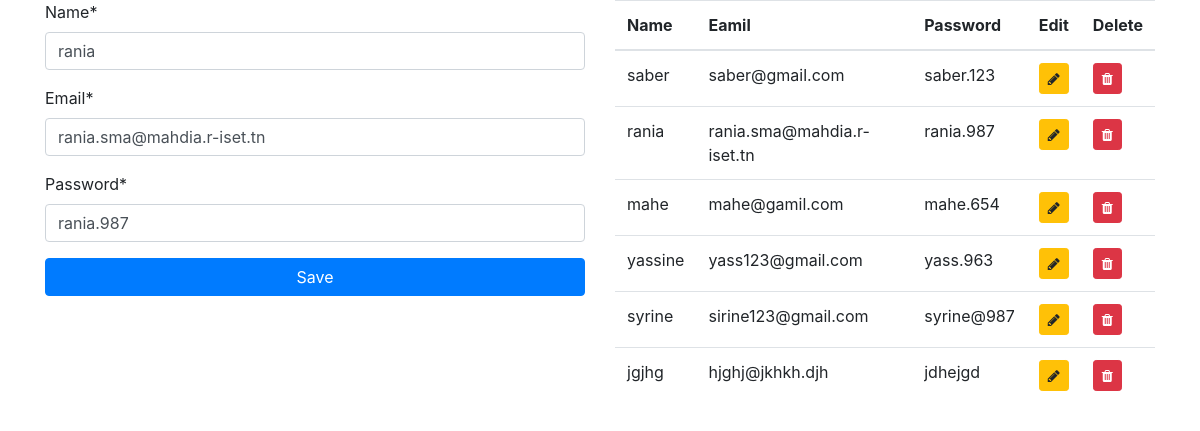
Page /crud/update/2 on the committed database.
### crud/models.py (models this page shows)
class MyUser(models.Model):
    name=models.CharField(max_length=200)
    email=models.CharField(max_length=200)
    password=models.CharField(max_length=200)

### crud/views.py (the view)
# urls.py: path('update/<int:id>',views.update_user, name="create_user"),
def update_user(request, id):
    id = MyUser.objects.get(id=id)
    form = MyUserForms(request.POST or None, instance=id)
    if form.is_valid():
        form.save()
        return redirect ('/crud')
    return render(request,'index.html',{'form':form, 'users':MyUser.objects.all()})

### crud/forms.py
class MyUserForms(forms.ModelForm):
    class Meta:
        model = MyUser
        fields = ['name','email','password']

### crud/templates/index.html (shortened to what this page needs)
<!DOCTYPE html>
<html lang="en">
<head>
    <link rel="stylesheet" href="https://stackpath.bootstrapcdn.com/bootstrap/4.5.0/css/bootstrap.min.css"
>
    <link rel="stylesheet" href="https://stackpath.bootstrapcdn.com/font-awesome/4.7.0/css/font-awesome.min.css">
</head>
<body>
    <div class="container">
        {% load crispy_forms_tags %}
        <div class="row">
            <div class="col-lg-6">
                <form action="" method="POST">
                    {{form|crispy}}
                    <button type="submit" class="btn btn-block btn-primary">Save</button>
                </form>
            </div>
            <div class="col-lg-6">
                <table class="table">
                    <thead>
                        <th>Name</th>
                        <th>Eamil</th>
                        <th>Password</th>
                        <th>Edit</th>
                        <th>Delete</th>
                    </thead>
                    <tbody>
                        {% for i in users %}
                        <tr>
                            <td>{{i.name}}</td>
                            <td>{{i.email}}</td>
                            <td>{{i.password}}</td>
                            <td>
                                <a class="btn btn-sm btn-warning" href="/crud/update/{{i.id}}">
                                <i class="fa fa-pencil"></i>
                                </a>
                            </td>
                            <td>
                                <a class="btn btn-sm btn-danger" href="/crud/delete/{{i.id}}">
                                <i class="fa fa-trash"></i>
                                </a>
                            </td>
                        </tr>
                        {% endfor %}
                    </tbody>
                </table>
            </div>
        </div>
    </div>
</body>
</html>

### rows in the picture
MyUser: name "rania", email "rania.sma@mahdia.r-iset.tn", password "rania.987"
MyUser: name "saber", email "saber@gmail.com", password "saber.123"
MyUser: name "mahe", email "mahe@gamil.com", password "mahe.654"
MyUser: name "yassine", email "yass123@gmail.com", password "yass.963"
MyUser: name "syrine", email "sirine123@gmail.com", password "syrine@987"
MyUser: name "jgjhg", email "hjghj@jkhkh.djh", password "jdhejgd"
